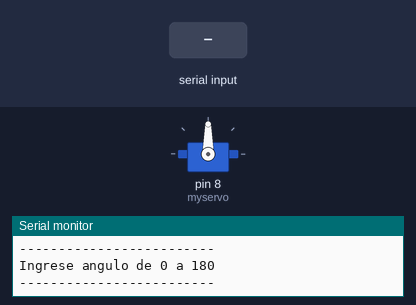
Recording of a sketch running on a simulated Arduino Uno, built with avr-gcc and run on an emulated ATmega328P. Parts: servo, the last lines printed to the serial monitor. The test bench sets the inputs (shaded band).

Above: at 1.3 s.
1.4 s: "90,45\n" received over Serial
At 1.7 s:
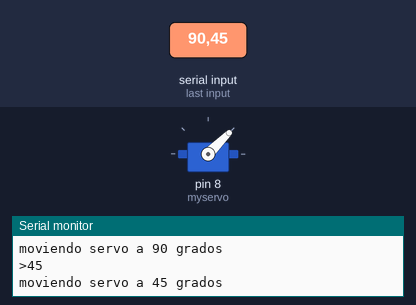
2.9 s: "30,150\n" received over Serial
At 4.1 s:
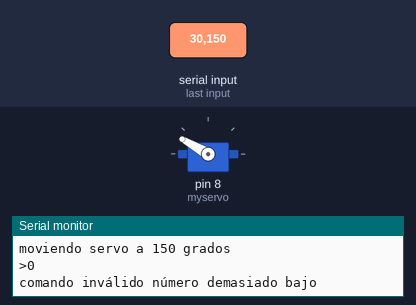
4.4 s: "90\n" received over Serial
At 5.1 s:
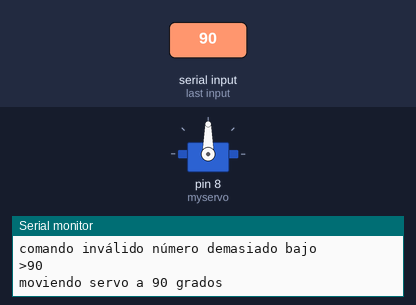
Timing chart, 0 to 7.4 s (numbered marks = the images above; inputs shaded):
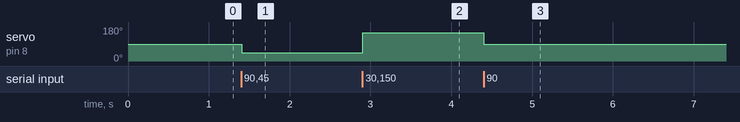

Measured:
- after the input at 1.4 s, servo on pin 8 (myservo): 90° → 45° at once
- after the input at 2.9 s, servo on pin 8 (myservo): 45° → 150° at once
- after the input at 4.4 s, servo on pin 8 (myservo): 150° → 90° at once

The sketch:

servoSerial.ino
```cpp
#include <Servo.h>
Servo myservo;
int pos = 0;

void setup()
{

Serial.begin(9600);
while (!Serial);
Serial.println("-------------------------");
Serial.println("Cargando calibración....");
Serial.println("-------------------------");
myservo.attach(8);
Serial.println("-------------------------");
Serial.println("Ingrese angulo de 0 a 180");
Serial.println("-------------------------");

}

void loop() {

for(pos = 0; pos <= 180; pos += 1)
if (Serial.available())
{
  int state = Serial.parseInt();

if (state < 10)
{
Serial.print(">");
Serial.println(state);
Serial.println("comando inválido número demasiado bajo");

}

if (state >= 10 && state < 170)
{
  Serial.print(">");
  Serial.println(state);
  Serial.print("moviendo servo a ");
  Serial.print(state);
  Serial.println(" grados");
  myservo.write(state);

}
}
}
```
